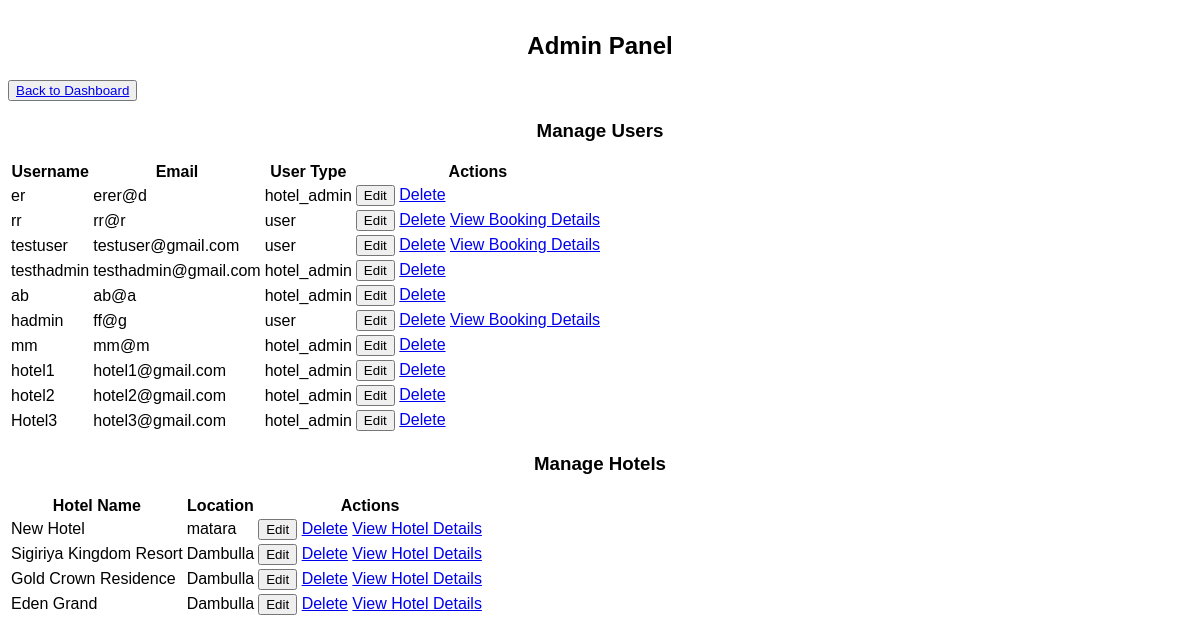
The page /admin_panel.php (signed in) on the database as committed earlier.
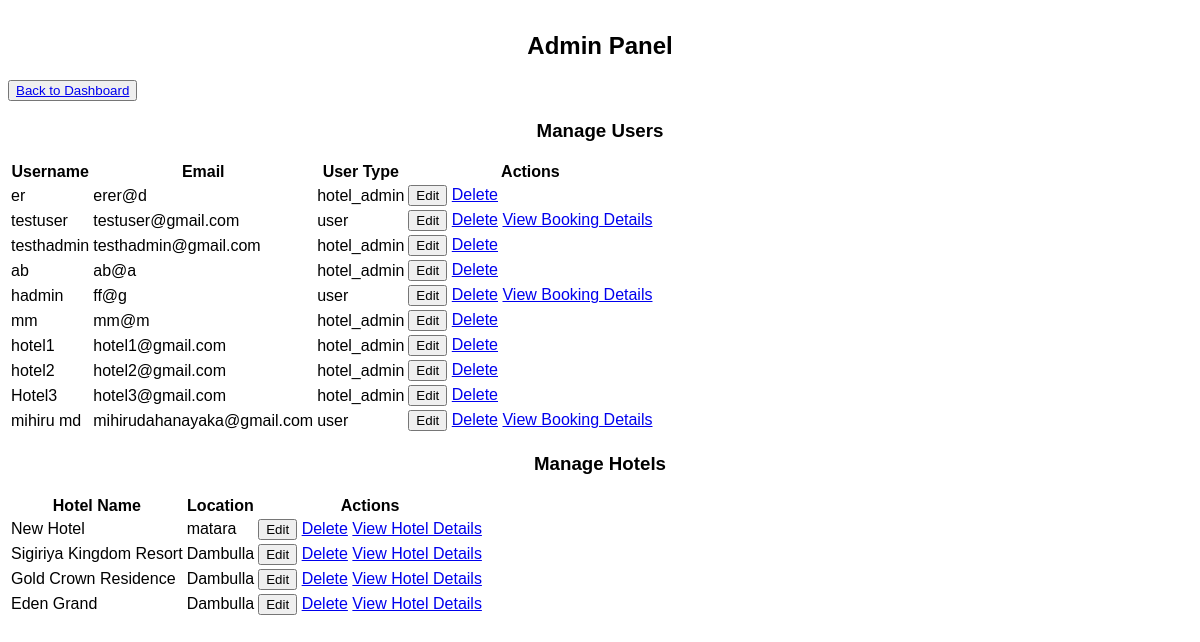
The same page on the database as committed later.
### tables this page shows
CREATE TABLE `users` (
  `user_id` int(11) NOT NULL,
  `username` varchar(50) NOT NULL,
  `email` varchar(100) NOT NULL,
  `password` varchar(255) NOT NULL,
  `created_at` timestamp NOT NULL DEFAULT current_timestamp(),
  `user_type` varchar(20) NOT NULL,
  `description` varchar(20) NOT NULL,
  `hotel_id` int(11) DEFAULT NULL,
  `name` varchar(255) DEFAULT NULL,
  `telephone` varchar(15) DEFAULT NULL,
  `profile_picture` varchar(255) DEFAULT NULL
);

CREATE TABLE `hotels` (
  `hotel_id` int(11) NOT NULL,
  `hotel_name` varchar(100) NOT NULL,
  `total_rooms` int(11) NOT NULL,
  `user_id` int(11) DEFAULT NULL,
  `description` varchar(20) NOT NULL,
  `location` varchar(255) DEFAULT NULL,
  `city_id` int(255) NOT NULL
);

### admin_panel.php (the view, shortened to what this page needs)
<?php
include('config.php');
$users_stmt = $conn->prepare("SELECT * FROM users WHERE user_type != 'admin'");
$users_stmt->execute();
$users = $users_stmt->get_result();
$hotels_stmt = $conn->prepare("SELECT * FROM hotels");
$hotels_stmt->execute();
$hotels = $hotels_stmt->get_result();
?>
<!DOCTYPE html>
<html lang="en">
<head>
    <link rel="stylesheet" href="admin.css">
</head>
<body>
    <div class="admin-container">
        <h2>Admin Panel</h2>
        <button><a href="admin.php">Back to Dashboard</a></button>
        <h3>Manage Users</h3>
        <table>
            <tr>
                <th>Username</th>
                <th>Email</th>
                <th>User Type</th>
                <th>Actions</th>
            </tr>
            <?php while ($user = $users->fetch_assoc()): ?>
            <tr id="view-row-<?php echo $user['user_id']; ?>">
                <td><?php echo htmlspecialchars($user['username']); ?></td>
                <td><?php echo htmlspecialchars($user['email']); ?></td>
                <td><?php echo htmlspecialchars($user['user_type']); ?></td>
                <td>
                    <button onclick="editUser(<?php echo $user['user_id']; ?>)">Edit</button>
                    <a href="admin_delete_user.php?id=<?php echo $user['user_id']; ?>" onclick="return confirm('Are you sure you want to delete this user?');">Delete</a>
                    <?php if ($user['user_type'] === 'user'): ?>
                        <a href="admin_view_user_bookings.php?user_id=<?php echo $user['user_id']; ?>" class="view-booking-button">View Booking Details</a>
                    <?php endif; ?>
                </td>
            </tr>
            <?php endwhile; ?>
        </table>
        <h3>Manage Hotels</h3>
        <table>
            <tr>
                <th>Hotel Name</th>
                <th>Location</th>
                <th>Actions</th>
            </tr>
            <?php while ($hotel = $hotels->fetch_assoc()): ?>
            <tr id="view-hotel-row-<?php echo $hotel['hotel_id']; ?>">
                <td><?php echo htmlspecialchars($hotel['hotel_name']); ?></td>
                <td><?php echo htmlspecialchars($hotel['location']); ?></td>
                <td>
                    <button onclick="editHotel(<?php echo $hotel['hotel_id']; ?>)">Edit</button>
                    <a href="admin_delete_hotel.php?id=<?php echo $hotel['hotel_id']; ?>" onclick="return confirm('Are you sure you want to delete this hotel?');">Delete</a>
                    <a href="admin_hotel_details.php?id=<?php echo $hotel['hotel_id']; ?>" class="view-hotel-button">View Hotel Details</a>
                </td>
            </tr>
            <?php endwhile; ?>
        </table>
    </div>
</body>
</html>

Rows that differ between the two databases and show on the page:
removed users: username "rr", email "rr@r", user_type "user"
added users: username "mihiru md", email "mihirudahanayaka@gmail.com", user_type "user"
